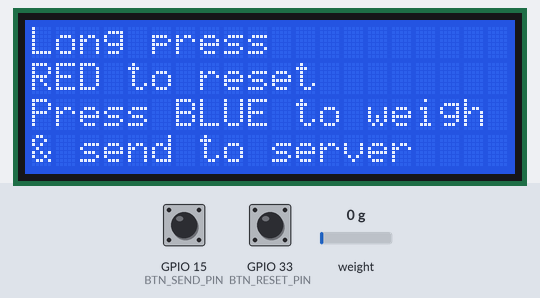
Recording of a sketch running on a simulated ESP32. Parts: 20×4 character LCD. The inputs (shaded band) are chosen by the test bench; at power-on: GPIO 33 (BTN_RESET_PIN) HIGH, GPIO 15 (BTN_SEND_PIN) HIGH, weight on the scale 0 g. WiFi joins after 1.5 s; servers stay silent unless stated; uploads are accepted with an empty reply; what the sketch prints to the serial monitor is not drawn.

Above: at 3.5 s.
3.6 s: GPIO 33 (BTN_RESET_PIN) pulled LOW for 1 s
At 5.9 s:
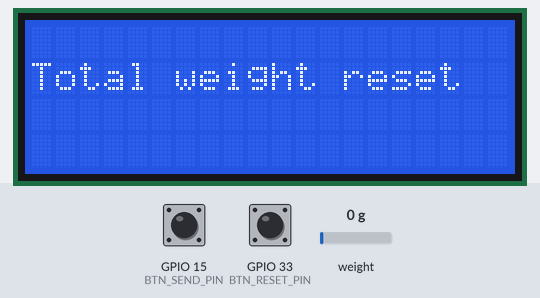
6.2 s: GPIO 15 (BTN_SEND_PIN) pulled LOW for 0.75 s
At 7.1 s:
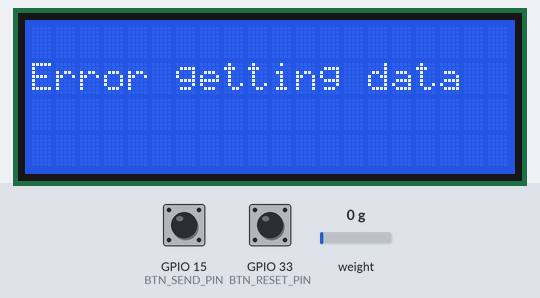
8.4 s: GPIO 33 (BTN_RESET_PIN) pulled LOW for 1 s
At 9.9 s:
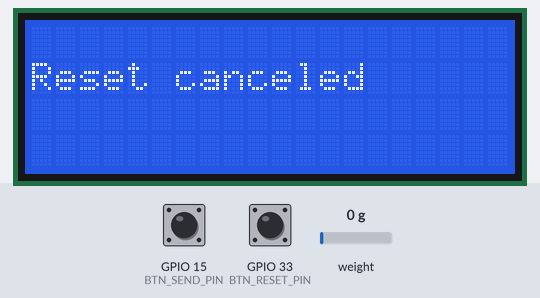
10.9 s: GPIO 33 (BTN_RESET_PIN) pulled LOW for 0.75 s
At 11.36 s:
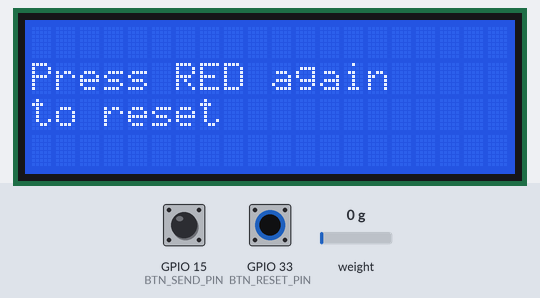
13.1 s: GPIO 33 (BTN_RESET_PIN) pulled LOW for 3.2 s
17.8 s: GPIO 15 (BTN_SEND_PIN) driven LOW and GPIO 33 (BTN_RESET_PIN) driven LOW
Timing chart, 0 to 20.8 s (numbered marks = the images above; inputs shaded):
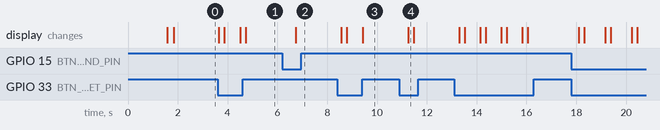

Measured:
- after the input at 3.6 s, the display: first changes after 0.05 s (image 1 shows a later state)
- after the input at 6.2 s, the display: changes after 0.54 s (image 2)
- after the input at 8.4 s, the display: first changes after 0.17 s (image 3 shows a later state)
- after the input at 10.9 s, the display: changes after 0.35 s (image 4)

The sketch:

sketch.ino
```cpp
// Main sketch for the weight measurement IoT device
#include "Arduino.h"
#include "wifi_utils.hpp"
#include "http_utils.hpp"
#include "weight_sensor.hpp"
#include "lcd_display.hpp"
#define DELAY 500
#define BTN_RESET_PIN 33
#define BTN_SEND_PIN 15
#define DEVICE_ID 1

String authToken;

// Function to display initial banner on LCD
void showBanner() {
  showInDisplay("Long press");
  showInDisplay("RED to reset", 1, 0, false);
  showInDisplay("Press BLUE to weigh", 2, 0, false);
  showInDisplay("& send to server  ", 3, 0, false);
}

void setup() {
  Serial.begin(115200);
  pinMode(BTN_SEND_PIN, INPUT_PULLUP);
  pinMode(BTN_RESET_PIN, INPUT_PULLUP);

  // Initialize WiFi connection and obtain authentication token
  setupWiFi();
  setupWeightSensor();
  setupDisplay();
  authToken = authAndGetToken();

  // Initialize weight sensor, LCD display, and show initial banner
  showBanner();

  delay(DELAY);
}

// Function to display weight summary on LCD
void displayWeightSummary(float actualWeight, float totalWeight, float maxWeight) {
  showInDisplay("Weight summary", 0, 0, true);
  displayWeightInfo("Actual", actualWeight, 1, 0, false);
  displayWeightInfo("Total", totalWeight, 2, 0, false);
  displayWeightInfo("Maximum", maxWeight, 3, 0, false);
}

// Function to handle sending button press
void handleSendButton(float& actualWeight, const char* authToken, int deviceId) {
  if (digitalRead(BTN_SEND_PIN) == LOW) {
    Serial.println("Send button pressed");

    // Retrieve weight information from the server
    std::pair<float, float> weightAndMax = getWeightFromServer(authToken, deviceId);

    // Handle error in retrieving data
    if (weightAndMax.first == -1) {
      showInDisplay("Error getting data", 1);
      return;
    }

    // Calculate total weight and check for limit
    float totalWeight = weightAndMax.first + actualWeight;
    if (totalWeight > weightAndMax.second) {
      showInDisplay("Weight limit reached");
      showInDisplay("Data not sent", 1, 0, false);
      displayWeightInfo("Actual", actualWeight, 2, 0, false);
      displayWeightInfo("Exceeded", totalWeight - weightAndMax.second, 3, 0, false);
      return;
    }

    // Display weight summary and update total weight on the server
    displayWeightSummary(actualWeight, totalWeight, weightAndMax.second);
    updateTotalWeight(authToken, totalWeight, deviceId);
  }
}

// Function to handle reset button press
void handleResetButton(const char* authToken, int deviceId, float& actualWeight) {
  if (digitalRead(BTN_RESET_PIN) == LOW) {
    Serial.println("Reset button pressed");
    showInDisplay("Press RED again", 1);
    showInDisplay("to reset", 2, 0, false);

    // Check if the reset button is pressed again within 2 seconds
    if (digitalRead(BTN_RESET_PIN) == LOW) {
      // Reset actual weight to zero and update total weight on the server
      actualWeight = 0.0;
      updateTotalWeight(authToken, 0.0, deviceId);
      showInDisplay("Total weight reset", 1);
    } else {
      showInDisplay("Reset canceled", 1);
    }
  }
}

void loop() {
  // Measure weight using the sensor
  float weight = sense();

  // Display error if reading is unsuccessful
  if (isnan(weight)) {
    showInDisplay("Error reading weight", 1);
    return;
  }

  // Handle button presses
  handleSendButton(weight, authToken.c_str(), DEVICE_ID);
  handleResetButton(authToken.c_str(), DEVICE_ID, weight);
  delay(DELAY);
}
```

http_utils.cpp
```cpp
// HTTP utilities for authentication, data retrieval, and server communication
#include "http_utils.hpp"
#include <HTTPClient.h>
#include <ArduinoJson.h>

const char* authServerAddress = "https://lifetravel-iot-api.azurewebsites.net/iot/logger/token";
const char* serverUpdate = "https://lifetravel-iot-api.azurewebsites.net/api/v1/weight-balances/update-weight/";
const char* serverGet = "https://lifetravel-iot-api.azurewebsites.net/api/v1/weight-balances/";

// Function to authenticate and obtain an authentication token
const char* authAndGetToken(const char* email, const char* password) {
  Serial.println("Waiting for the authentication response...");
  HTTPClient http;
  http.setTimeout(10000);
  http.begin(authServerAddress);
  http.addHeader("Content-Type", "application/json");

  String requestBody = "{\"email\":\"" + String(email) + "\",\"password\":\"" + String(password) + "\"}";

  int httpResponseCode = http.POST(requestBody);
  String token = "";

  if (httpResponseCode == 200) {
    String response = http.getString();

    // Deserialize JSON response to extract the authentication token
    const size_t capacity = JSON_OBJECT_SIZE(10) + 1024;
    DynamicJsonDocument doc(capacity);
    deserializeJson(doc, response);

    token = doc["idToken"].as<String>();
    http.end();
    Serial.println("Successful authentication");
    return token.c_str();
  } else {
    Serial.print("Authentication Error. HTTP response code:");
    Serial.println(httpResponseCode);
    http.end();
    Serial.println("An error occurred during authentication");
    return nullptr;
  }
}

// Function to check the HTTP response code and print appropriate messages
void checkResponseCode(int httpResponseCode) {
  if (httpResponseCode == 200) {
    Serial.println("Successfully updated on the server.");
  } else {
    Serial.print("Request error. HTTP response code:");
    Serial.println(httpResponseCode);
  }
}

// Function to retrieve weight data from the server
std::pair<float, float> getWeightFromServer(const char* authToken, int resourceId) {
  HTTPClient http;
  http.begin(serverGet + String(resourceId));
  http.addHeader("Content-Type", "application/json");
  String authHeader = "Bearer " + String(authToken);
  http.addHeader("Authorization", authHeader);

  int httpResponseCode = http.GET();

  if (httpResponseCode == 200) {
    String response = http.getString();

    // Deserialize JSON response to extract weight information
    const size_t capacity = JSON_OBJECT_SIZE(3) + 30;
    DynamicJsonDocument doc(capacity);
    deserializeJson(doc, response);

    int id = doc["id"];
    float maxWeight = doc["maxWeight"];
    float actualWeight = doc["actualWeight"];

    http.end();
    Serial.println("Successful request");
    return std::make_pair(actualWeight, maxWeight);
  } else {
    Serial.print("Error on HTTP request. Response code: ");
    Serial.println(httpResponseCode);
    http.end();
    return std::make_pair(-1, -1);
  }
}

// Function to update total weight data on the server
void updateTotalWeight(const char* authToken, float totalWeight, int resourceId) {
  HTTPClient http;
  http.begin(serverUpdate + String(resourceId));
  http.addHeader("Content-Type", "application/json");
  String authHeader = "Bearer " + String(authToken);
  http.addHeader("Authorization", authHeader);

  // Prepare request body with total weight information
  String requestBody = "{\"weight\": " + String(totalWeight) + "}";
  int httpResponseCode = http.PUT(requestBody);

  if (httpResponseCode == 200) {
    String response = http.getString();
    Serial.println("Server Response:");
    Serial.println(response);
    Serial.println("Successful request");
  } else {
    Serial.print("Error on HTTP request. Response code: ");
    Serial.println(httpResponseCode);
  }

  http.end();
}
```

http_utils.hpp
```cpp
#ifndef HTTP_UTILS_HPP
#define HTTP_UTILS_HPP
#include <utility>
const char* authAndGetToken(const char* email = "iot@gmail.com", const char* password = "12345678");
void checkResponseCode(int httpResponseCode);
std::pair<float, float> getWeightFromServer(const char* authToken, int resourceId = 1);
void updateTotalWeight(const char* authToken, float totalWeight, int resourceId = 1);
#endif
```

weight_sensor.cpp
```cpp
// Weight sensor utilities for setup and weight sensing
#include "weight_sensor.hpp"
#include <HX711.h>

HX711 scale;

// Function to set up the weight sensor
void setupWeightSensor() {
  Serial.println("Initializing the scale");
  scale.begin(18, 4);
  scale.set_scale(420.0983);
}

// Function to sense weight using the sensor
float sense() {
    float weight = scale.get_units();
    if (isnan(weight)) {
      Serial.println("Failed to read from HX711 sensor!");
    }
    return weight;
}
```

weight_sensor.hpp
```cpp
#ifndef WEIGHT_SENSOR_HPP
#define WEIGHT_SENSOR_HPP
void setupWeightSensor();
float sense();
#endif
```

wifi_utils.cpp
```cpp
// Wifi utilities for setup
#include "wifi_utils.hpp"
#include <WiFi.h>

const char* ssid = "Wokwi-GUEST";
const char* password = "";

void setupWiFi() {
  // Connect to WiFi network
  Serial.print("Connecting to WiFi");
  WiFi.begin(ssid, password);
  while (WiFi.status() != WL_CONNECTED) {
    delay(500);
    Serial.print(".");
  }
  Serial.println("Connected!");
}
```

wifi_utils.hpp
```cpp
#ifndef WIFI_UTILS_HPP
#define WIFI_UTILS_HPP

void setupWiFi();

#endif
```

lcd_display.cpp
```cpp
// LCD display utilities for setup and information display
#include "lcd_display.hpp"
#include <LiquidCrystal_I2C.h>

#define I2C_ADDR 0x27
#define LCD_COLUMNS 20
#define LCD_LINES 4

LiquidCrystal_I2C LCD(I2C_ADDR, LCD_COLUMNS, LCD_LINES);

// Function to set up the LCD display
void setupDisplay() {
    LCD.init();
    LCD.backlight();
    LCD.setCursor(0, 0);
}

// Function to display a message on the LCD
void showInDisplay(const char *message, int row, int column, bool clean) {
  if (clean) LCD.clear();
  LCD.setCursor(column, row);
  LCD.print(message);
}

// Function to display weight information on the LCD
void displayWeightInfo(const char* label, float value, int row, int column, bool clean) {
  if (clean) showInDisplay("", row, column, true);
  showInDisplay(((String(label)) + (String(": ")) + (String(value) + String(" kg"))).c_str(), row, column, false);
}
```

lcd_display.hpp
```cpp
#ifndef LCD_DISPLAY_HPP
#define LCD_DISPLAY_HPP
void setupDisplay();
void showInDisplay(const char* message, int row = 0, int column = 0, bool clean = true);
void displayWeightInfo(const char* label, float value, int row, int column, bool clean = false);
#endif
```
